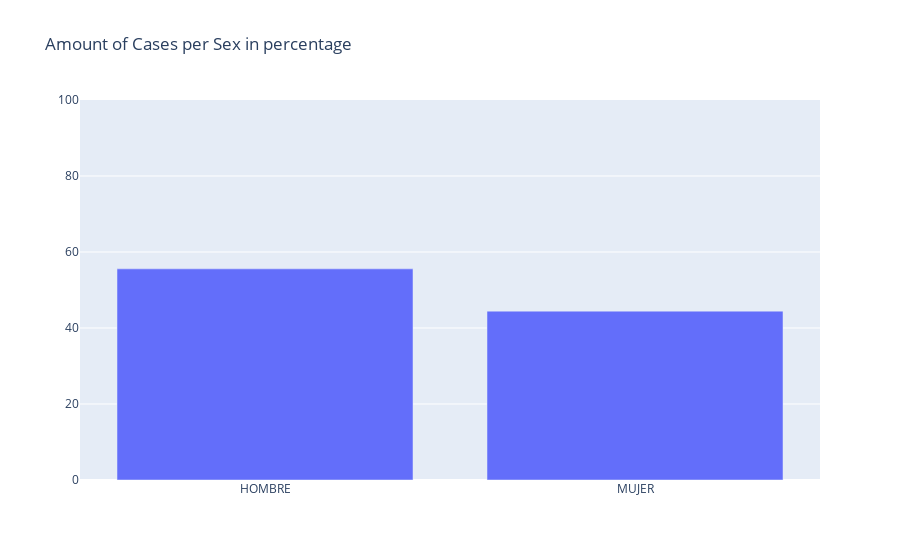

Write notebook code for a chart like this one.
### Markdown cell above
# Cases per Sex

### Code cell
x = []
y = []
for gender, genderCases in dataFunctions.getCasesPerSex(df_positive):
    percentage = (genderCases / len(df_positive)) * 100
    genderName = resolveFunctions.resolveGender(df_cataloge, gender)
    print("{gender} Cases: {cases} ({perc}%)".format(gender=genderName, cases=genderCases, perc=percentage))
    x.append(genderName)
    y.append(percentage)
    
fig = go.Figure(data=[go.Bar(x=x, y=y)])
fig.update_layout(
    title='Amount of Cases per Sex in percentage',
    yaxis={"range" : [0, 100]})
fig.show()

### Figure 1 — Plotly figure (JSON) as saved in the notebook; plotly's stock layout.template omitted (floating-point values rounded to 4 significant figures)
{"data": [{"type": "bar", "x": ["HOMBRE", "MUJER"], "y": [55.56, 44.44]}], "layout": {"autosize": true, "title": {"text": "Amount of Cases per Sex in percentage"}, "xaxis": {"autorange": true, "range": [-0.5, 1.5], "type": "category"}, "yaxis": {"range": [0, 100], "type": "linear"}}}
